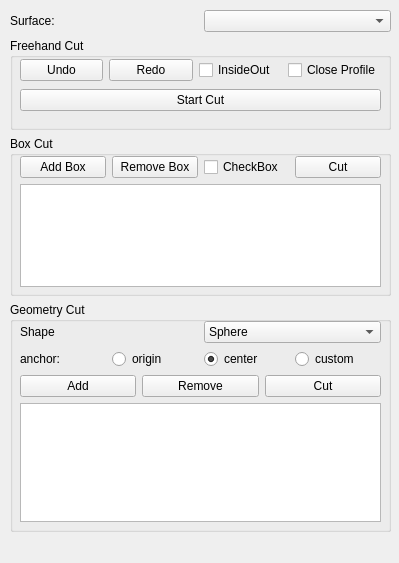
<?xml version="1.0" encoding="UTF-8"?>
<ui version="4.0">
 <class>SurfaceCutView</class>
 <widget class="QWidget" name="SurfaceCutView">
  <property name="geometry">
   <rect>
    <x>0</x>
    <y>0</y>
    <width>399</width>
    <height>563</height>
   </rect>
  </property>
  <property name="windowTitle">
   <string>Form</string>
  </property>
  <widget class="QWidget" name="verticalLayoutWidget">
   <property name="geometry">
    <rect>
     <x>10</x>
     <y>10</y>
     <width>381</width>
     <height>522</height>
    </rect>
   </property>
   <layout class="QVBoxLayout" name="verticalLayout">
    <item>
     <layout class="QHBoxLayout" name="horizontalLayout">
      <item>
       <widget class="QLabel" name="label">
        <property name="text">
         <string>Surface:</string>
        </property>
       </widget>
      </item>
      <item>
       <widget class="QmitkDataStorageComboBox" name="DataSelector"/>
      </item>
     </layout>
    </item>
    <item>
     <widget class="QGroupBox" name="groupBox">
      <property name="minimumSize">
       <size>
        <width>0</width>
        <height>90</height>
       </size>
      </property>
      <property name="title">
       <string>Freehand Cut</string>
      </property>
      <widget class="QWidget" name="verticalLayoutWidget_2">
       <property name="geometry">
        <rect>
         <x>10</x>
         <y>19</y>
         <width>361</width>
         <height>56</height>
        </rect>
       </property>
       <layout class="QVBoxLayout" name="verticalLayout_2">
        <item>
         <layout class="QHBoxLayout" name="horizontalLayout_2">
          <item>
           <widget class="QPushButton" name="UndoBtn">
            <property name="text">
             <string>Undo</string>
            </property>
           </widget>
          </item>
          <item>
           <widget class="QPushButton" name="RedoBtn">
            <property name="text">
             <string>Redo</string>
            </property>
           </widget>
          </item>
          <item>
           <widget class="QCheckBox" name="InsideOutCheckBox">
            <property name="text">
             <string>InsideOut</string>
            </property>
           </widget>
          </item>
          <item>
           <widget class="QCheckBox" name="CloseProfileCheckBox">
            <property name="text">
             <string>Close Profile</string>
            </property>
           </widget>
          </item>
         </layout>
        </item>
        <item>
         <widget class="QPushButton" name="FreehandCutBtn">
          <property name="text">
           <string>Start Cut</string>
          </property>
          <property name="checkable">
           <bool>true</bool>
          </property>
         </widget>
        </item>
       </layout>
      </widget>
     </widget>
    </item>
    <item>
     <widget class="QGroupBox" name="groupBox_2">
      <property name="minimumSize">
       <size>
        <width>0</width>
        <height>160</height>
       </size>
      </property>
      <property name="title">
       <string>Box Cut</string>
      </property>
      <widget class="QWidget" name="verticalLayoutWidget_3">
       <property name="geometry">
        <rect>
         <x>10</x>
         <y>20</y>
         <width>361</width>
         <height>131</height>
        </rect>
       </property>
       <layout class="QVBoxLayout" name="verticalLayout_3">
        <item>
         <layout class="QHBoxLayout" name="horizontalLayout_3">
          <item>
           <widget class="QPushButton" name="AddBoxBtn">
            <property name="text">
             <string>Add Box</string>
            </property>
           </widget>
          </item>
          <item>
           <widget class="QPushButton" name="RemoveBoxBtn">
            <property name="text">
             <string>Remove Box</string>
            </property>
           </widget>
          </item>
          <item>
           <widget class="QCheckBox" name="BoxCutInsideOutCheckBox">
            <property name="text">
             <string>CheckBox</string>
            </property>
           </widget>
          </item>
          <item>
           <widget class="QPushButton" name="BoxCutBtn">
            <property name="text">
             <string>Cut</string>
            </property>
           </widget>
          </item>
         </layout>
        </item>
        <item>
         <widget class="QListWidget" name="BoxList"/>
        </item>
       </layout>
      </widget>
     </widget>
    </item>
    <item>
     <widget class="QGroupBox" name="groupBox_3">
      <property name="minimumSize">
       <size>
        <width>0</width>
        <height>230</height>
       </size>
      </property>
      <property name="title">
       <string>Geometry Cut</string>
      </property>
      <widget class="QWidget" name="verticalLayoutWidget_4">
       <property name="geometry">
        <rect>
         <x>10</x>
         <y>19</y>
         <width>361</width>
         <height>201</height>
        </rect>
       </property>
       <layout class="QVBoxLayout" name="verticalLayout_4">
        <item>
         <layout class="QHBoxLayout" name="horizontalLayout_4">
          <item>
           <widget class="QLabel" name="label_2">
            <property name="text">
             <string>Shape</string>
            </property>
           </widget>
          </item>
          <item>
           <widget class="QComboBox" name="GeometrySelector">
            <item>
             <property name="text">
              <string>Sphere</string>
             </property>
            </item>
            <item>
             <property name="text">
              <string>Box</string>
             </property>
            </item>
           </widget>
          </item>
         </layout>
        </item>
        <item>
         <layout class="QHBoxLayout" name="horizontalLayout_9">
          <item>
           <widget class="QLabel" name="label_3">
            <property name="text">
             <string>anchor:</string>
            </property>
           </widget>
          </item>
          <item>
           <widget class="QRadioButton" name="AnchorOriginRadioBtn">
            <property name="text">
             <string>origin</string>
            </property>
           </widget>
          </item>
          <item>
           <widget class="QRadioButton" name="AnchorCenterRadioBtn">
            <property name="text">
             <string>center</string>
            </property>
            <property name="checked">
             <bool>true</bool>
            </property>
           </widget>
          </item>
          <item>
           <widget class="QRadioButton" name="AnchorCustomRadioBtn">
            <property name="text">
             <string>custom</string>
            </property>
           </widget>
          </item>
         </layout>
        </item>
        <item>
         <layout class="QHBoxLayout" name="horizontalLayout_5">
          <item>
           <widget class="QPushButton" name="AddGeometryBtn">
            <property name="text">
             <string>Add</string>
            </property>
           </widget>
          </item>
          <item>
           <widget class="QPushButton" name="RemoveGeometryBtn">
            <property name="text">
             <string>Remove</string>
            </property>
           </widget>
          </item>
          <item>
           <widget class="QPushButton" name="GeometryCutBtn">
            <property name="text">
             <string>Cut</string>
            </property>
           </widget>
          </item>
         </layout>
        </item>
        <item>
         <widget class="QListWidget" name="GeometryList"/>
        </item>
       </layout>
      </widget>
     </widget>
    </item>
   </layout>
  </widget>
 </widget>
 <customwidgets>
  <customwidget>
   <class>QmitkDataStorageComboBox</class>
   <extends>QComboBox</extends>
   <header>QmitkDataStorageComboBox.h</header>
  </customwidget>
 </customwidgets>
 <resources/>
 <connections/>
</ui>
